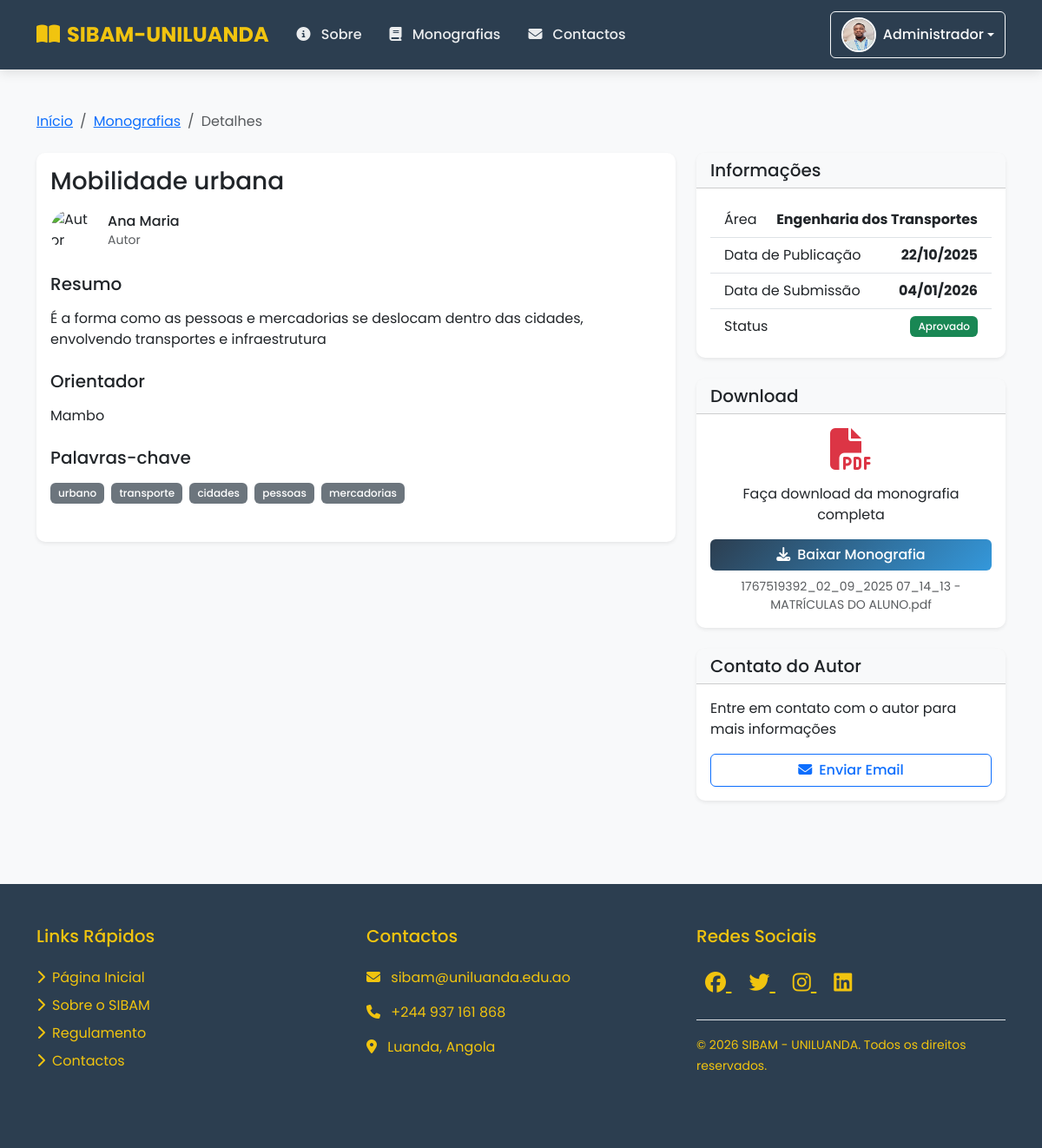
Before: /detalhes_monografia.php?id=5 (signed in) with the older database file.
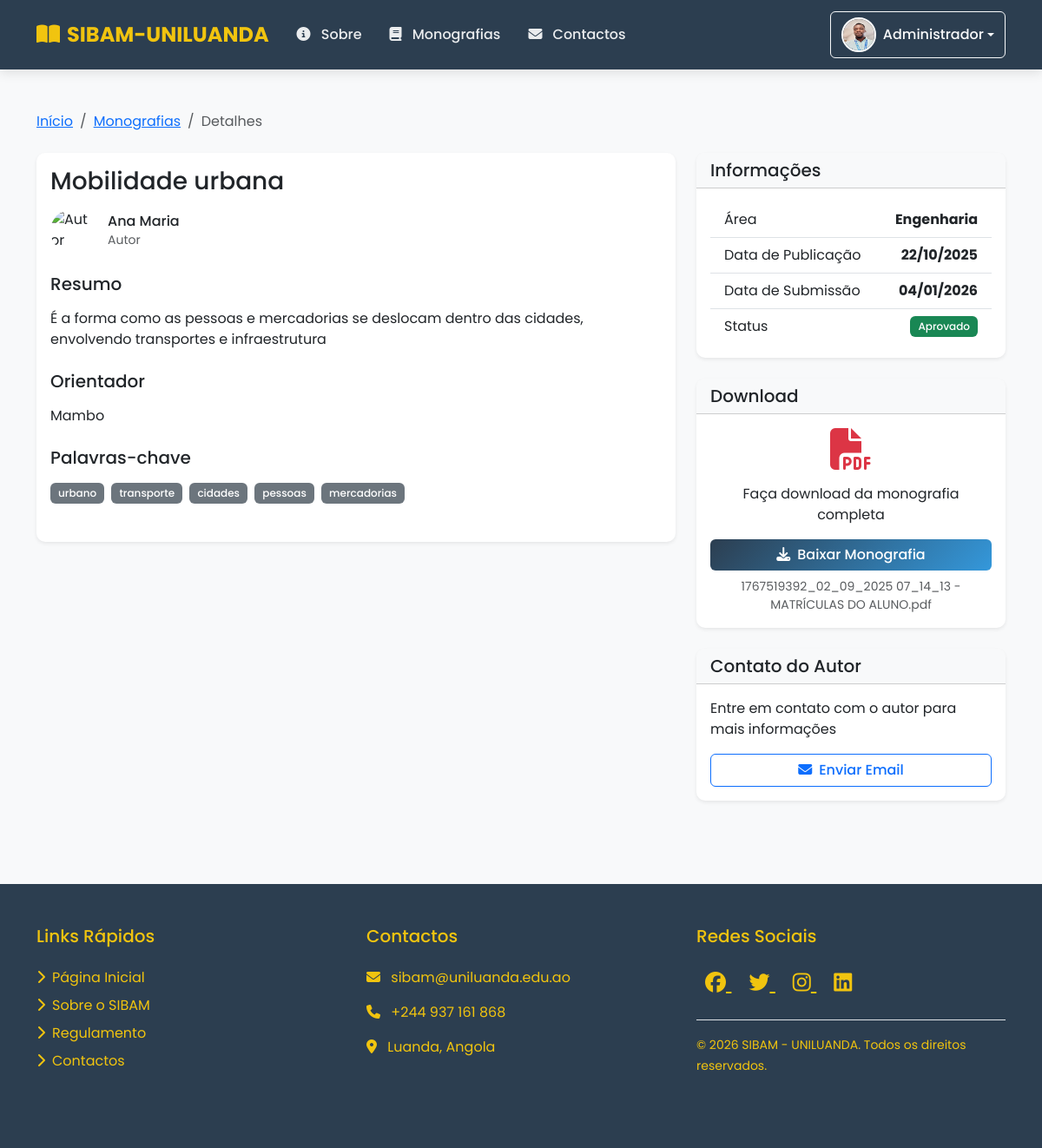
After: the same page with the newer database file.
### tables this page shows
CREATE TABLE `monografias` (
  `id` int NOT NULL AUTO_INCREMENT,
  `titulo` varchar(255) NOT NULL,
  `resumo` text NOT NULL,
  `autor_id` int NOT NULL,
  `orientador` varchar(100) DEFAULT NULL,
  `curso` varchar(100) DEFAULT NULL,
  `palavras_chave` varchar(255) DEFAULT NULL,
  `arquivo` varchar(255) NOT NULL,
  `data_publicacao` date DEFAULT NULL,
  `status` enum('pendente','aprovado','rejeitado') DEFAULT 'pendente',
  `data_submissao` timestamp NULL DEFAULT CURRENT_TIMESTAMP,
  `area` varchar(150) DEFAULT NULL,
  `tipo_documento` varchar(50) DEFAULT NULL,
  PRIMARY KEY (`id`),
  KEY `autor_id` (`autor_id`),
  KEY `idx_monografias_autor` (`autor_id`),
  KEY `idx_monografias_titulo` (`titulo`),
  KEY `idx_monografias_palavras_chave` (`palavras_chave`),
  FULLTEXT KEY `ft_titulo_palavras` (`titulo`,`palavras_chave`),
  FULLTEXT KEY `titulo` (`titulo`,`resumo`,`palavras_chave`),
  CONSTRAINT `fk_monografias_autor` FOREIGN KEY (`autor_id`) REFERENCES `usuarios` (`id`) ON DELETE CASCADE ON UPDATE CASCADE
);

CREATE TABLE `usuarios` (
  `id` int NOT NULL AUTO_INCREMENT,
  `nome` varchar(100) NOT NULL,
  `email` varchar(100) NOT NULL,
  `password` varchar(255) NOT NULL,
  `tipo` enum('admin','estudante','professor') DEFAULT 'estudante',
  `foto` varchar(255) DEFAULT 'default.png',
  `data_criacao` timestamp NULL DEFAULT CURRENT_TIMESTAMP,
  `data_atualizacao` timestamp NULL DEFAULT CURRENT_TIMESTAMP ON UPDATE CURRENT_TIMESTAMP,
  PRIMARY KEY (`id`),
  UNIQUE KEY `email` (`email`)
);

### includes/functions.php (called while the page is built, shortened)
<?php
function formatDate($date) {
    return date('d/m/Y', strtotime($date));
}
?>

### detalhes_monografia.php (the view, shortened to what the changed rows need)
<?php
require_once 'includes/config.php';
$monografia_id = (int)$_GET['id'];
$query = "SELECT m.*, u.nome as autor, u.email as autor_email
          FROM monografias m
          LEFT JOIN usuarios u ON m.autor_id = u.id
          WHERE m.id = :id AND m.status = 'aprovado'";
$stmt = $db->prepare($query);
$stmt->bindParam(':id', $monografia_id, PDO::PARAM_INT);
$stmt->execute();
$monografia = $stmt->fetch(PDO::FETCH_ASSOC);
$palavras_chave = !empty($monografia['palavras_chave']) ?
                  explode(',', $monografia['palavras_chave']) : [];
?>
<!DOCTYPE html>
<html lang="pt-pt">
<head>
    <?php include 'includes/head.php'; ?>
</head>
<body>
    <div class="container py-5">
        <div class="row">
            <div class="col-lg-8">
                <div class="card shadow-sm mb-4">
                    <div class="card-body">
                        <h1 class="card-title h3 mb-3"><?php echo htmlspecialchars($monografia['titulo']); ?></h1>
                        <div class="d-flex align-items-center mb-4">
                            <img src="assets/images/avatar/<?php echo htmlspecialchars($monografia['foto'] ?? 'default.png'); ?>"
                                 alt="Autor"
                                 class="rounded-circle me-3"
                                 width="50"
                                 height="50"
                                 onerror="this.src='assets/images/avatar/default.png'">
                            <div>
                                <h6 class="mb-0"><?php echo htmlspecialchars($monografia['autor']); ?></h6>
                                <small class="text-muted">Autor</small>
                            </div>
                        </div>
                        <div class="mb-4">
                            <h5 class="mb-3">Resumo</h5>
                            <p class="text-justify"><?php echo nl2br(htmlspecialchars($monografia['resumo'])); ?></p>
                        </div>
                        <?php if (!empty($monografia['orientador'])): ?>
                        <div class="mb-4">
                            <h5 class="mb-3">Orientador</h5>
                            <p><?php echo htmlspecialchars($monografia['orientador']); ?></p>
                        </div>
                        <?php endif; ?>
                        <?php if (!empty($palavras_chave)): ?>
                        <div class="mb-4">
                            <h5 class="mb-3">Palavras-chave</h5>
                            <div>
                                <?php foreach ($palavras_chave as $palavra): ?>
                                    <span class="badge bg-secondary me-1 mb-1"><?php echo htmlspecialchars(trim($palavra)); ?></span>
                                <?php endforeach; ?>
                            </div>
                        </div>
                        <?php endif; ?>
                    </div>
                </div>
            </div>
            <div class="col-lg-4">
                <div class="card shadow-sm mb-4">
                    <div class="card-body">
                        <ul class="list-group list-group-flush">
                            <li class="list-group-item d-flex justify-content-between align-items-center">
                                <span>Área</span>
                                <strong><?php echo htmlspecialchars($monografia['area']); ?></strong>
                            </li>
                            <li class="list-group-item d-flex justify-content-between align-items-center">
                                <span>Data de Publicação</span>
                                <strong><?php echo formatDate($monografia['data_publicacao']); ?></strong>
                            </li>
                            <li class="list-group-item d-flex justify-content-between align-items-center">
                                <span>Data de Submissão</span>
                                <strong><?php echo formatDate($monografia['data_submissao']); ?></strong>
                            </li>
                        </ul>
                    </div>
                </div>
                <div class="card shadow-sm">
                    <div class="card-body text-center">
                        <i class="fas fa-file-pdf fa-3x text-danger mb-3"></i>
                        <p class="mb-3">Faça download da monografia completa</p>
                        <a href="<?php echo UPLOAD_PATH . htmlspecialchars($monografia['arquivo']); ?>"
                           class="btn btn-primary w-100"
                           download>
                            <i class="fas fa-download me-2"></i>Baixar Monografia
                        </a>
                        <small class="text-muted mt-2 d-block"><?php echo htmlspecialchars($monografia['arquivo']); ?></small>
                    </div>
                </div>
            </div>
        </div>
    </div>
</body>
</html>

Changed rows visible on the page:
changed monografias "Mobilidade urbana": area "Engenharia dos Transportes" → "Engenharia"
